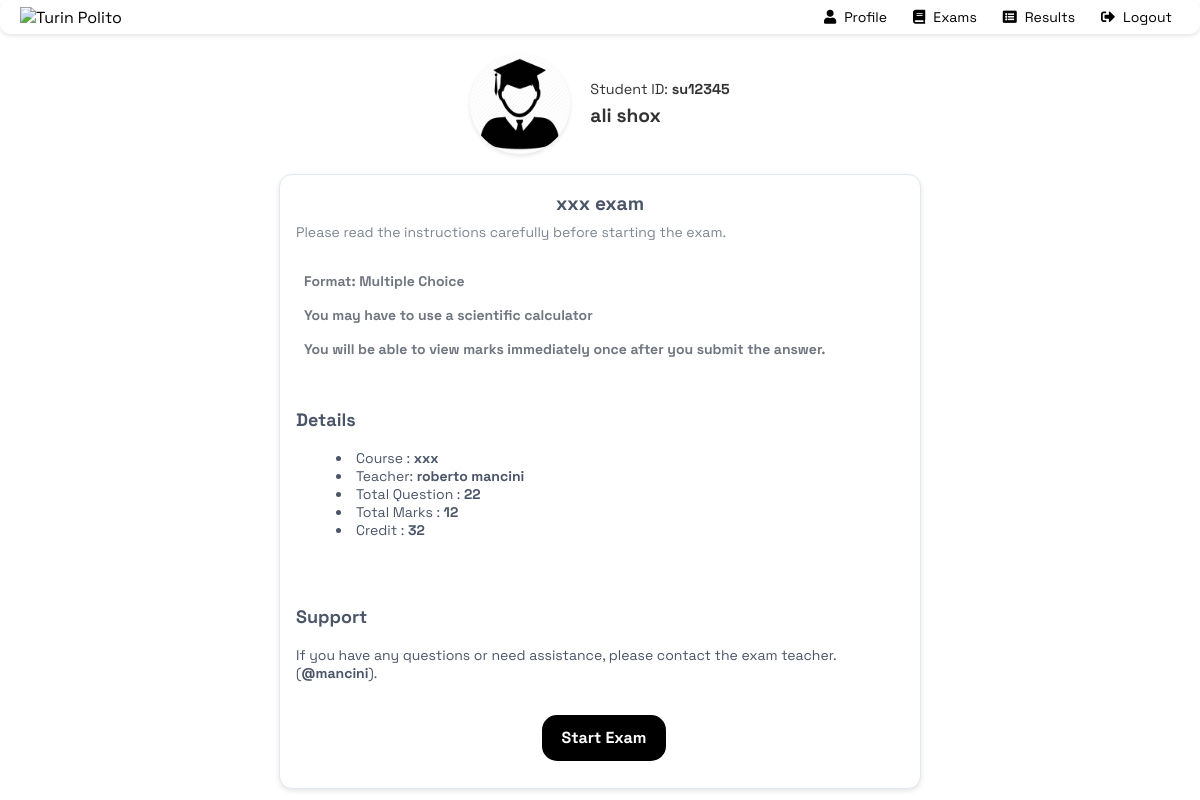
The app's page /students/take-exam/16 (signed in) with its own data.
### students/models.py (models this page shows, shortened)
class Student(models.Model):
    user = models.OneToOneField(User, on_delete=models.CASCADE)
    student_id = models.CharField(max_length=15, unique=True)
    profile_pic = models.ImageField(upload_to='profile_pics/Students', null=True, blank=True)
    mobile = models.CharField(max_length=20, null=False)

### exams/models.py (models this page shows, shortened)
class Course(models.Model):
    course_name = models.CharField(max_length=80)
    question_number = models.PositiveIntegerField()
    credit = models.PositiveIntegerField()
    total_marks = models.PositiveIntegerField()
    creator = models.ForeignKey('teachers.Teacher', related_name='created_courses', on_delete=models.SET_NULL, null=True, blank=True)

### teachers/models.py (models this page shows, shortened)
class Teacher(models.Model):
    user = models.OneToOneField(User, on_delete=models.CASCADE)
    profile_pic = models.ImageField(upload_to='profile_pics/Teachers/',null=True, blank=True)
    mobile = models.CharField(max_length=20, null=False)
    status = models.BooleanField(default=False)
    salary = models.PositiveIntegerField(null=True)
    @property
    def get_name(self):
        return self.user.first_name + ' ' + self.user.last_name
    @property
    def username(self):
        return self.user.username

### students/views.py (the view)
# urls.py: path('take-exam/<int:pk>', views.take_exam_view,name='take-exam'),
@login_required(login_url='studentlogin')
@user_passes_test(is_student)
def take_exam_view(request,pk):
    course = QMODEL.Course.objects.select_related("creator").get(id=pk)
    total_questions = QMODEL.Question.objects.all().filter(course=course).count()
    questions = QMODEL.Question.objects.all().filter(course=course)
    total_marks = sum(q.marks for q in questions)
    teacher_name = course.creator.get_name
    return render(
        request,
        'students/take_exam.html',
        {'course':course, 'total_questions':total_questions, 'total_marks':total_marks, 'teacher_name': teacher_name}
        )

### students/views.py (called while the page is built)
def is_student(user):
    return user.groups.filter(name='STUDENT').exists()

### templates/students/take_exam.html (shortened to what this page needs)
{% extends 'students/studentbase.html' %}
{% block content %}
{% load static %}
<head>
    <link rel="stylesheet" type="text/css" href="{% static 'css/student_exam.css' %}">
    <link rel="stylesheet" type="text/css" href="{% static 'css/take_exam.css' %}">
    <link href="https://cdn.jsdelivr.net/npm/ionicons@5.x/dist/css/ionicons.min.css" rel="stylesheet">
</head>
<body>
    <div class="card">
        <div class="content">
            <div class="title">{{ course.course_name }} exam</div>
            <p class="description">
                Please read the instructions carefully before starting the exam.
            </p>
        </div>
        <div class="info-section">
            <div class="info-item">
                <div class="info-text">Format: Multiple Choice</div>
            </div>
            <div class="info-item">
                <div class="info-text">You may have to use a scientific calculator</div>
            </div>
            <div class="info-item">
                <div class="info-text">You will be able to view marks immediately once after you submit the answer.</div>
            </div>
        </div>
        <div class="rules">
            <h3>Details</h3>
            <ul>
                <li>Course : <b>{{course.course_name}}</b></li>
                <li>Teacher: <b>{{ teacher_name }}</b></li>
                <li>Total Question : <b>{{course.question_number}}</b></li>
                <li>Total Marks : <b>{{course.total_marks}}</b></li>
                <li>Credit : <b>{{course.credit}}</b></li>
            </ul>
        </div>
        <div class="support">
            <h3>Support</h3>
            <p>If you have any questions or need assistance, please contact the exam teacher.(<b>@{{course.creator.username}}</b>).</p>
        </div>
        <div class="button-container">
            <button class="start-exam-btn"><a href="{% url 'start-exam' course.id  %}">Start Exam</a></button>
        </div>
    </div>
</body>
{% endblock %}

### templates/students/studentbase.html (shortened to what this page needs)
<!DOCTYPE html>
{% load static %}
<html lang="en">
<head>
    <link rel="stylesheet" href="https://cdnjs.cloudflare.com/ajax/libs/font-awesome/5.15.1/css/all.min.css">
    <link rel="stylesheet" href="https://cdnjs.cloudflare.com/ajax/libs/font-awesome/5.15.3/css/all.min.css">
    <link rel="stylesheet" type="text/css" href="{% static 'css/studentbase.css' %}">
</head>
<body>
    <nav class="navbar">
        <div class="logo">
          <img src="{% static 'images/logo1.png' %}" alt="Turin Polito">
        </div>
        <ul class="nav-menu">
            <li class="nav-item"><a href="/students/student-dashboard"><i class="fas fa-user"></i>Profile</a></li>
            <li class="nav-item"><a href="/students/student-exam"><i class="fas fa-book"></i>Exams</a></li>
            <li class="nav-item"><a href="/students/student-marks"><i class="fa fa-list-alt"></i></i>Results</a></li>
            <li class="nav-item"><a href="/logout"><i class="fas fa-sign-out-alt"></i>Logout</a></li>
        </ul>
    </nav>
    <div class="student-profile">
        <div class="profile-image">
            <img src="{% static 'images/student_id.jpg' %}" alt="Student Image">
        </div>
        <div class="student-info">
            <p class="student-id">Student ID: <b>{{ request.user.student.student_id }}</b></p>
            <p class="student-name">{{ request.user.first_name|add:" "|add:request.user.last_name }}</p>
        </div>
    </div>
    {% block content %}
    {% endblock %}
</body>
</html>

### static/css/studentbase.css (style rules this page uses)
html { font-family: "Space Grotesk", sans-serif; }
body { font-family: 'Space Grotesk', sans-serif; margin: 0; padding: 0; }
.navbar { display: flex; align-items: center; background-color: white; box-shadow: 0 2px 4px rgba(0,0,0,0.1); border-radius: 10px; padding: 0 20px; justify-content: space-between; }
.logo img { height: 70px; }
.nav-menu { list-style: none; display: flex; gap: 10px; margin: 0; padding: 0; }
.nav-item { padding: 8px; display: flex; align-items: center; cursor: grab; }
.nav-item a { text-decoration: none; color: black; display: flex; align-items: center; cursor: grab; }
.nav-item a i { margin-right: 8px; }
.student-profile { display: flex; align-items: center; justify-content: center; padding: 20px; }
.profile-image { width: 100px; height: 100px; border-radius: 50%; background-color: #ffffff; display: flex; justify-content: center; align-items: center; overflow: hidden; box-shadow: 0 2px 4px rgba(0, 0, 0, 0.1); margin-right: 20px; }
.profile-image img { width: 100%; height: auto; }
.student-info { text-align: left; }
.student-id, .student-name { margin: 0; color: #333; font-weight: normal; }
.student-id { font-size: 0.9em; margin-bottom: 5px; }
.student-name { font-size: 1.2em; font-weight: bold; }
.nav-menu { transition: all 0.3s ease-in-out; }

### static/css/student_exam.css (style rules this page uses)
button { font-family: 'Space Grotesk', sans-serif; background: #000000; font-weight: bolder; color: white; border-radius: 12px; margin-left: 8px; padding: 10px; cursor: grab; }
button a { color: inherit; text-decoration: none; cursor: grab; }

### static/css/take_exam.css (style rules this page uses)
.card { background-color: #ffffff; color: #4a5568; border-radius: 0.8rem; border: 1px solid #e2e8f0; box-shadow: 0 2px 5px rgba(0, 0, 0, 0.1); width: 100%; max-width: 640px; margin: auto; }
.content, .info-section, .instructions, .rules, .support { padding: 1rem; }
.title { font-weight: bold; text-align: center; font-size: larger; }
.description { margin-top: 0.5rem; color: #7d8691; font-size: 0.875rem; line-height: 1.25; }
.info-section { display: grid; color: #707780; font-weight: bolder; grid-gap: 1rem; padding-top: 0; }
.info-item { display: flex; align-items: center; gap: 0.5rem; }
.info-text { font-size: 0.875rem; font-weight: medium; }
.instructions h3, .rules h3, .support h3 { font-size: 1.125rem; font-weight: bold; }
ul { list-style-type: disc; list-style-position: inside; }
ul li, .instructions p, .support p { font-size: 0.875rem; }
.button-container { padding: 1.5rem; padding-top: 0; display: flex; justify-content: center; }
.start-exam-btn { padding: 0.8rem 1.2rem; font-size: 1rem; font-weight: bold; color: white; background-color: #000000; border: solid; border-radius: 18px; cursor: grab; transition: background-color 0.3s ease; }
button a { color: inherit; text-decoration: none; cursor: grab; }

### records on screen
Course: course_name "xxx", question_number "22", total_marks "12", credit "32", creator.username "mancini"

### other values on screen
{{ request.user.student.student_id }} "su12345"
{{ request.user.first_name|add:" "|add:request.user.last_name }} "ali shox"
{{ teacher_name }} "roberto mancini"
